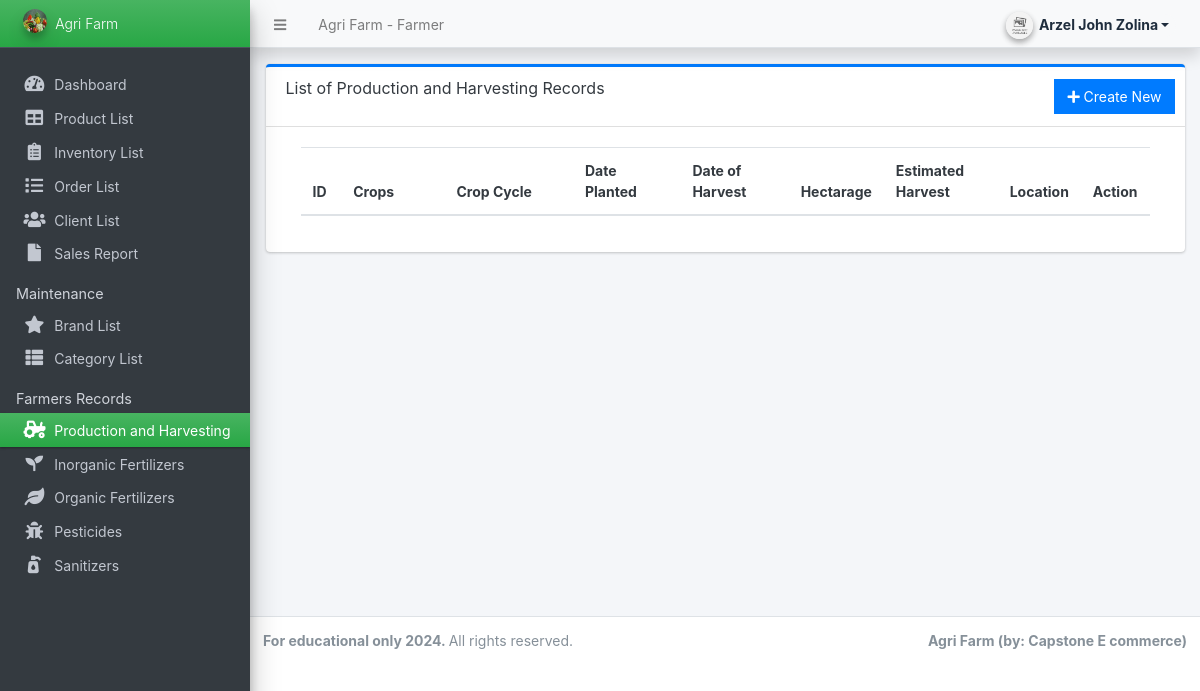
Page /farmer/?page=farmer_records/production (signed in) on the earlier database version.
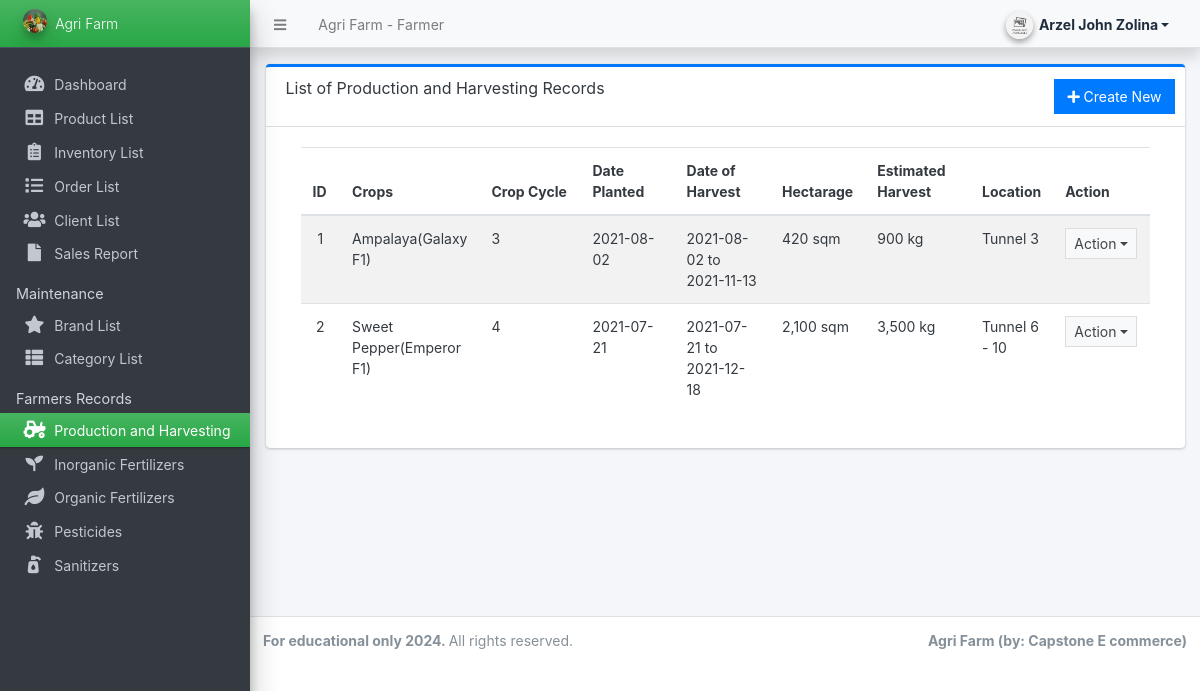
Same page on the later database version.
### tables this page shows
CREATE TABLE `production_harvesting` (
  `id` int(11) NOT NULL,
  `crops` varchar(255) NOT NULL,
  `crop_cycle` int(255) NOT NULL,
  `date_planted` date NOT NULL,
  `date_harvest` date NOT NULL,
  `hectarage` varchar(255) NOT NULL,
  `harvest_kg` varchar(255) NOT NULL,
  `location` varchar(255) NOT NULL
);

### config.php (called while the page is built, shortened)
<?php
require_once('classes/DBConnection.php');
require_once('classes/SystemSettings.php');
function validate_image($file){
	if(!empty($file)){
        $ex = explode("?",$file);
        $file = $ex[0];
        $ts = isset($ex[1]) ? "?".$ex[1] : '';
		if(is_file(base_app.$file)){
			return base_url.$file.$ts;
		}else{
			return base_url.'dist/img/no-image-available.png';
		}
	}else{
		return base_url.'dist/img/no-image-available.png';
	}
}
function isMobileDevice(){
    $aMobileUA = array(
        '/iphone/i' => 'iPhone',
        '/ipod/i' => 'iPod',
        '/ipad/i' => 'iPad',
        '/android/i' => 'Android',
        '/blackberry/i' => 'BlackBerry',
        '/webos/i' => 'Mobile'
    );
    return false;
}
?>

### classes/DBConnection.php (called while the page is built, shortened)
<?php
class DBConnection
{
    private $host = 'localhost';
    private $username = 'root';
    private $password = '';
    private $database = 'store';
    public $conn;
    public function __construct()
    {
        if (!isset($this->conn)) {
            $this->conn = new mysqli($this->host, $this->username, $this->password, $this->database, 8111);
        }
    }
}

### classes/SystemSettings.php (called while the page is built, shortened)
<?php
class SystemSettings extends DBConnection
{
	function userdata($field = '')
	{
		if (!empty($field)) {
			if (isset($_SESSION['userdata'][$field]))
				return $_SESSION['userdata'][$field];
			else
				return null;
		} else {
			return false;
		}
	}
	function info($field = '')
	{
		if (!empty($field)) {
			if (isset($_SESSION['system_info'][$field]))
				return $_SESSION['system_info'][$field];
			else
				return false;
		} else {
			return false;
		}
	}
}
$_settings = new SystemSettings();

### farmer/farmer_records/production.php (the view, shortened to what this page needs)
<div class="card card-outline card-primary">
    <div class="card-header">
        <h3 class="card-title">List of Production and Harvesting Records</h3>
        <div class="card-tools">
            <a href="javascript:void(0)" id="create_new" class="btn btn-flat btn-primary"><span class="fas fa-plus"></span> Create New</a>
        </div>
    </div>
    <div class="card-body">
        <div class="container-fluid">
            <div class="container-fluid">
                <table class="table table-hover table-striped">
                    <colgroup>
                        <col width="5%">
                        <col width="15%">
                        <col width="20%">
                        <col width="15%">
                        <col width="15%">
                        <col width="10%">
                        <col width="15%">
                        <col width="15%">
                        <col width="10%">
                    </colgroup>
                    <thead>
                        <tr>
                            <th>ID</th>
                            <th>Crops</th>
                            <th>Crop Cycle</th>
                            <th>Date Planted</th>
                            <th>Date of Harvest</th>
                            <th>Hectarage</th>
                            <th>Estimated Harvest</th>
                            <th>Location</th>
                            <th>Action</th>
                        </tr>
                    </thead>
                    <tbody>
                        <?php
                        $i = 1;
                        $qry = $conn->query("SELECT * FROM `production_harvesting` ORDER BY `date_planted` DESC");
                        while ($row = $qry->fetch_assoc()):
                            $harvest_date = $row['date_planted'] . ' to ' . $row['date_harvest'];
                        ?>
                            <tr>
                                <td class="text-center"><?php echo $i++; ?></td>
                                <td><?php echo htmlspecialchars($row['crops']); ?></td>
                                <td><?php echo htmlspecialchars($row['crop_cycle']); ?></td>
                                <td><?php echo date("Y-m-d", strtotime($row['date_planted'])); ?></td>
                                <td><?php echo htmlspecialchars($harvest_date); ?></td>
                                <td><?php echo htmlspecialchars($row['hectarage']); ?></td>
                                <td><?php echo htmlspecialchars($row['harvest_kg']); ?></td>
                                <td><?php echo htmlspecialchars($row['location']); ?></td>
                                <td align="center">
                                    <button type="button" class="btn btn-flat btn-default btn-sm dropdown-toggle dropdown-icon" data-toggle="dropdown">
                                        Action
                                    </button>
                                </td>
                            </tr>
                        <?php endwhile; ?>
                    </tbody>
                </table>
            </div>
        </div>
    </div>
</div>

### farmer/index.php (shortened to what this page needs)
<?php require_once('../config.php'); ?>
<!DOCTYPE html>
<html lang="en" class="" style="height: auto;">
<?php require_once('inc/header.php') ?>
<body class="sidebar-mini layout-fixed control-sidebar-slide-open layout-navbar-fixed sidebar-mini-md sidebar-mini-xs text-sm" data-new-gr-c-s-check-loaded="14.991.0" data-gr-ext-installed="" style="height: auto;">
  <div class="wrapper">
    <?php require_once('inc/topBarNav.php') ?>
    <?php require_once('inc/navigation.php') ?>
    <?php $page = isset($_GET['page']) ? $_GET['page'] : 'home';  ?>
    <div class="content-wrapper  pt-3" style="min-height: 567.854px;">
      <section class="content  text-dark">
        <div class="container-fluid">
          <?php
          if (!file_exists($page . ".php") && !is_dir($page)) {
            include '404.html';
          } else {
            if (is_dir($page))
              include $page . '/index.php';
            else
              include $page . '.php';
          }
          ?>
        </div>
      </section>
    </div>
    <?php require_once('inc/footer.php') ?>
</body>
</html>

### farmer/inc/header.php (shortened to what this page needs)
<head>
    <link rel="stylesheet" href="<?php echo base_url ?>plugins/fontawesome-free/css/all.min.css">
    <link rel="stylesheet" href="<?php echo base_url ?>plugins/tempusdominus-bootstrap-4/css/tempusdominus-bootstrap-4.min.css">
  <link rel="stylesheet" href="<?php echo base_url ?>plugins/datatables-bs4/css/dataTables.bootstrap4.min.css">
  <link rel="stylesheet" href="<?php echo base_url ?>plugins/datatables-responsive/css/responsive.bootstrap4.min.css">
  <link rel="stylesheet" href="<?php echo base_url ?>plugins/datatables-buttons/css/buttons.bootstrap4.min.css">
  <link rel="stylesheet" href="<?php echo base_url ?>plugins/select2/css/select2.min.css">
  <link rel="stylesheet" href="<?php echo base_url ?>plugins/select2-bootstrap4-theme/select2-bootstrap4.min.css">
    <link rel="stylesheet" href="<?php echo base_url ?>plugins/icheck-bootstrap/icheck-bootstrap.min.css">
    <link rel="stylesheet" href="<?php echo base_url ?>plugins/jqvmap/jqvmap.min.css">
    <link rel="stylesheet" href="<?php echo base_url ?>dist/css/adminlte.css">
    <link rel="stylesheet" href="<?php echo base_url ?>dist/css/custom.css">
    <link rel="stylesheet" href="<?php echo base_url ?>plugins/overlayScrollbars/css/OverlayScrollbars.min.css">
    <link rel="stylesheet" href="<?php echo base_url ?>plugins/daterangepicker/daterangepicker.css">
    <link rel="stylesheet" href="<?php echo base_url ?>plugins/summernote/summernote-bs4.min.css">
  <link rel="stylesheet" href="<?php echo base_url ?>plugins/sweetalert2-theme-bootstrap-4/bootstrap-4.min.css">
  </head>

### farmer/inc/topBarNav.php (shortened to what this page needs)
<nav class="main-header navbar navbar-expand navbar-light shadow text-sm">
  <ul class="navbar-nav">
    <li class="nav-item">
      <a class="nav-link" data-widget="pushmenu" href="#" role="button"><i class="fas fa-bars"></i></a>
    </li>
    <li class="nav-item d-none d-sm-inline-block">
      <a href="<?php echo base_url ?>" class="nav-link"><?php echo (!isMobileDevice()) ? $_settings->info('name') : $_settings->info('short_name'); ?> - Farmer</a>
    </li>
  </ul>
  <ul class="navbar-nav ml-auto">
    <li class="nav-item">
      <div class="btn-group nav-link">
        <button type="button" class="btn btn-rounded badge badge-light dropdown-toggle dropdown-icon" data-toggle="dropdown">
          <span><img src="<?php echo validate_image($_settings->userdata('avatar')) ?>" class="img-circle elevation-2 user-img" alt="User Image"></span>
          <span class="ml-3"><?php echo ucwords($_settings->userdata('firstname') . ' ' . $_settings->userdata('lastname')) ?></span>
        </button>
      </div>
    </li>
  </ul>
</nav>

### farmer/inc/navigation.php (shortened to what this page needs)
<aside class="main-sidebar sidebar-dark-green elevation-4 sidebar-no-expand">
  <a href="<?php echo base_url ?>farmer" class="brand-link bg-gradient-green text-sm">
    <img src="<?php echo validate_image($_settings->info('logo')) ?>" alt="Store Logo" class="brand-image img-circle elevation-3" style="opacity: .8;width: 1.5rem;height: 1.5rem;max-height: unset">
    <span class="brand-text font-weight-light"><?php echo $_settings->info('short_name') ?></span>
  </a>
  <div class="sidebar os-host os-theme-light os-host-overflow os-host-overflow-y os-host-resize-disabled os-host-transition os-host-scrollbar-horizontal-hidden">
    <div class="os-content-glue" style="margin: 0px -8px; width: 249px; height: 646px;"></div>
    <div class="os-padding">
      <div class="os-viewport os-viewport-native-scrollbars-invisible" style="overflow-y: scroll;">
        <div class="os-content" style="padding: 0px 8px; height: 100%; width: 100%;">
          <nav class="mt-4">
            <ul class="nav nav-pills nav-sidebar flex-column text-sm nav-compact nav-flat nav-child-indent nav-collapse-hide-child" data-widget="treeview" role="menu" data-accordion="false">
              <li class="nav-item dropdown">
                <a href="./" class="nav-link nav-home">
                  <i class="nav-icon fas fa-tachometer-alt"></i>
                  <p>
                    Dashboard
                  </p>
                </a>
              </li>
              <li class="nav-item dropdown">
                <a href="<?php echo base_url ?>farmer/?page=product" class="nav-link nav-product">
                  <i class="nav-icon fas fa-table"></i>
                  <p>
                    Product List
                  </p>
                </a>
              </li>
              <li class="nav-item dropdown">
                <a href="<?php echo base_url ?>farmer/?page=inventory" class="nav-link nav-inventory">
                  <i class="nav-icon fas fa-clipboard-list"></i>
                  <p>
                    Inventory List
                  </p>
                </a>
              </li>
              <li class="nav-item dropdown">
                <a href="<?php echo base_url ?>farmer/?page=orders" class="nav-link nav-orders">
                  <i class="nav-icon fas fa-list"></i>
                  <p>
                    Order List
                  </p>
                </a>
              </li>
              <li class="nav-item dropdown">
                <a href="<?php echo base_url ?>farmer/?page=clients" class="nav-link nav-clients">
                  <i class="nav-icon fas fa-users"></i>
                  <p>
                    Client List
                  </p>
                </a>
              </li>
              <li class="nav-item dropdown">
                <a href="<?php echo base_url ?>farmer/?page=sales" class="nav-link nav-sales">
                  <i class="nav-icon fas fa-file"></i>
                  <p>
                    Sales Report
                  </p>
                </a>
              </li>
              <li class="nav-header">Maintenance</li>
              <li class="nav-item dropdown">
                <a href="<?php echo base_url ?>farmer/?page=maintenance/brand" class="nav-link nav-maintenance_brand">
                  <i class="nav-icon fas fa-star"></i>
                  <p>
                    Brand List
                  </p>
                </a>
              </li>
              <li class="nav-item dropdown">
                <a href="<?php echo base_url ?>farmer/?page=maintenance/category" class="nav-link nav-maintenance_category">
                  <i class="nav-icon fas fa-th-list"></i>
                  <p>
                    Category List
                  </p>
                </a>
              </li>
              <li class="nav-header">Farmers Records</li>
              <li class="nav-item dropdown">
                <a href="<?php echo base_url ?>farmer/?page=farmer_records/production" class="nav-link nav-farmer_records_production">
                  <i class="nav-icon fas fa-tractor"></i>
                  <p>Production and Harvesting</p>
                </a>
              </li>
              <li class="nav-item dropdown">
                <a href="<?php echo base_url ?>farmer/?page=farmer_records/inorganic_fertilizers" class="nav-link nav-farmer_records_inorganic_fertilizers">
                  <i class="nav-icon fas fa-seedling"></i>
                  <p>Inorganic Fertilizers</p>
                </a>
              </li>
              <li class="nav-item dropdown">
                <a href="<?php echo base_url ?>farmer/?page=farmer_records/organic_fertilizers" class="nav-link nav-farmer_records_organic_fertilizers">
                  <i class="nav-icon fas fa-leaf"></i>
                  <p>Organic Fertilizers</p>
                </a>
              </li>
              <li class="nav-item dropdown">
                <a href="<?php echo base_url ?>farmer/?page=farmer_records/pesticides" class="nav-link nav-farmer_records_pesticides">
                  <i class="nav-icon fas fa-bug"></i>
                  <p>Pesticides</p>
                </a>
              </li>
              <li class="nav-item dropdown">
                <a href="<?php echo base_url ?>farmer/?page=farmer_records/sanitizers" class="nav-link nav-farmer_records_sanitizers">
                  <i class="nav-icon fas fa-pump-soap"></i>
                  <p>Sanitizers</p>
                </a>
              </li>
            </ul>
          </nav>
        </div>
      </div>
    </div>
  </div>
</aside>

### farmer/inc/footer.php (shortened to what this page needs)
<footer class="main-footer text-sm">
  <strong>For educational only <?php echo date('Y') ?>.
  </strong>
  All rights reserved.
  <div class="float-right d-none d-sm-inline-block">
    <b><?php echo $_settings->info('short_name') ?> (by: Capstone E commerce)</b>
  </div>
</footer>
</div>

### farmer/inc/topBarNav.php (style rules this page uses)
.user-img { position: absolute; height: 27px; width: 27px; object-fit: cover; left: -7%; top: -12%; }
.btn-rounded { border-radius: 50px; }

Differences in the rows shown:
added production_harvesting: crops "Ampalaya(Galaxy F1)", crop_cycle "3", date_planted "2021-08-02", harvest_date "2021-08-02 to 2021-11-13", hectarage "420 sqm", harvest_kg "900 kg", location "Tunnel 3"
added production_harvesting: crops "Sweet Pepper(Emperor F1)", crop_cycle "4", date_planted "2021-07-21", harvest_date "2021-07-21 to 2021-12-18", hectarage "2,100 sqm", harvest_kg "3,500 kg", location "Tunnel 6 - 10"
